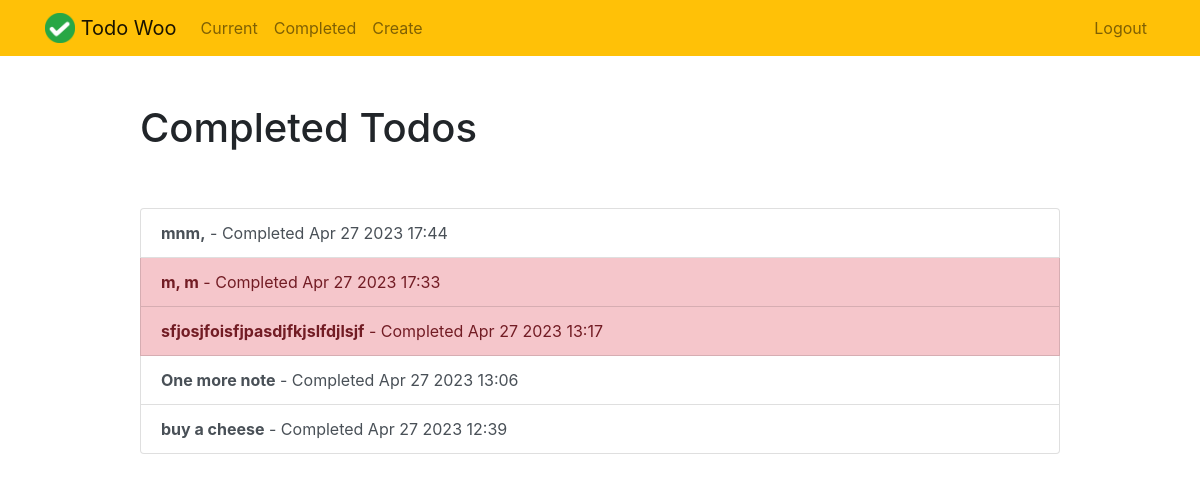
The app's page /completed/ (signed in) with its own data.
### todo/models.py (models this page shows, shortened)
class Todo(models.Model):
    title = models.CharField(max_length=100)
    memo = models.TextField(blank=True)
    important = models.BooleanField(default=False)
    datecompleted = models.DateTimeField(null=True, blank=True)
    created = models.DateTimeField(auto_now_add=True)
    user = models.ForeignKey(User, on_delete=models.CASCADE)

### todo/views.py (the view)
# urls.py: path('completed/', views.completedtodos, name='completedtodos'),
@login_required
def completedtodos(request):
    todos = Todo.objects.filter(user=request.user, datecompleted__isnull=False).order_by('-datecompleted')
    return render(request, 'todo/completedtodos.html', {'todos': todos})

### templates/todo/completedtodos.html
{% extends "todo/base.html" %}
{% block content %}
    <div class="row justify-content-center mt-5">
        <div class="col-md-10">
            <h1>Completed Todos</h1>
        </div>
    </div>
    <div class="row justify-content-center mt-5">
        <div class="col-md-10">
            <div class="list-group">
                {% for todo in todos %}
                    <a href="{% url 'viewtodo' todo.id %}" class="list-group-item list-group-item-action{% if todo.important %} list-group-item-danger{% endif %}"><b>{{ todo.title }}</b> - Completed {{ todo.datecompleted|date:'M j Y H:i' }}</a>
                {% endfor %}
            </div>
        </div>
    </div>
{% endblock %}

### records on screen
Todo: title "mnm,", datecompleted "Apr 27 2023 17:44"
Todo: title "m, m", datecompleted "Apr 27 2023 17:33"
Todo: title "sfjosjfoisfjpasdjfkjslfdjlsjf", datecompleted "Apr 27 2023 13:17"
Todo: title "One more note", datecompleted "Apr 27 2023 13:06"
Todo: title "buy a cheese", datecompleted "Apr 27 2023 12:39"
